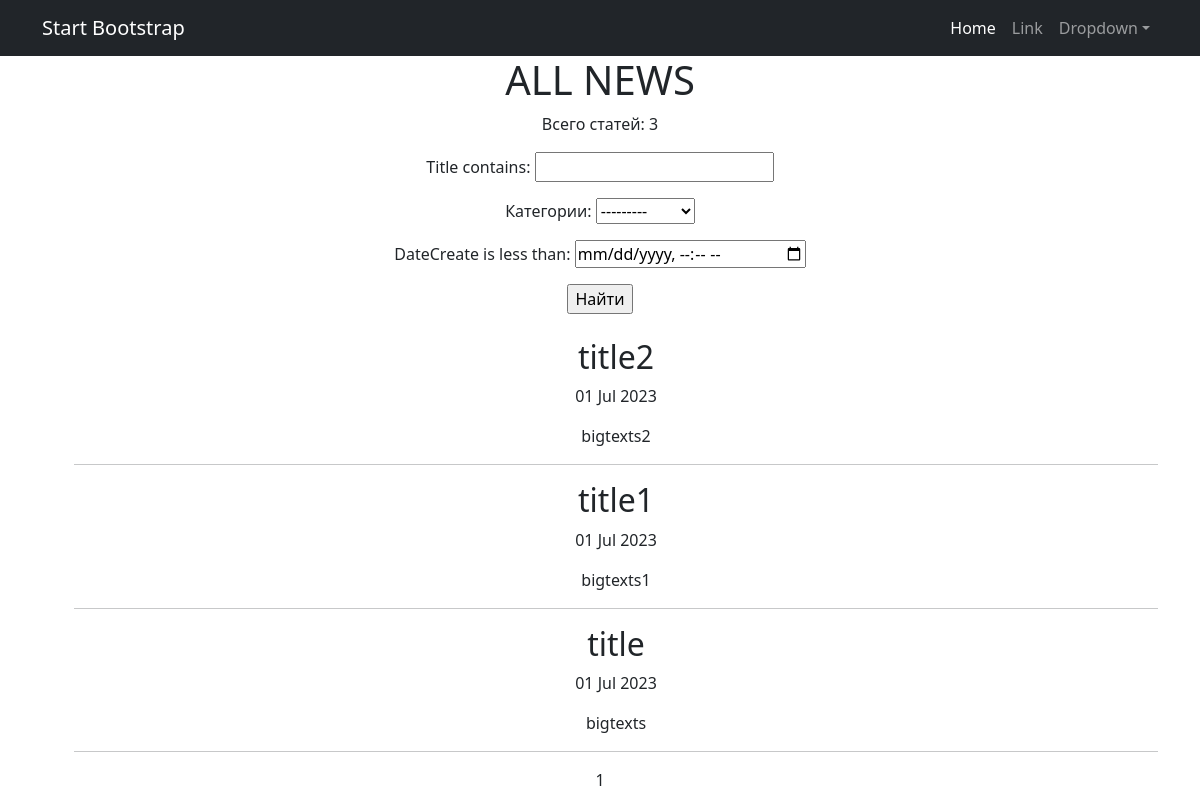
Before: /news/ with the older database file.
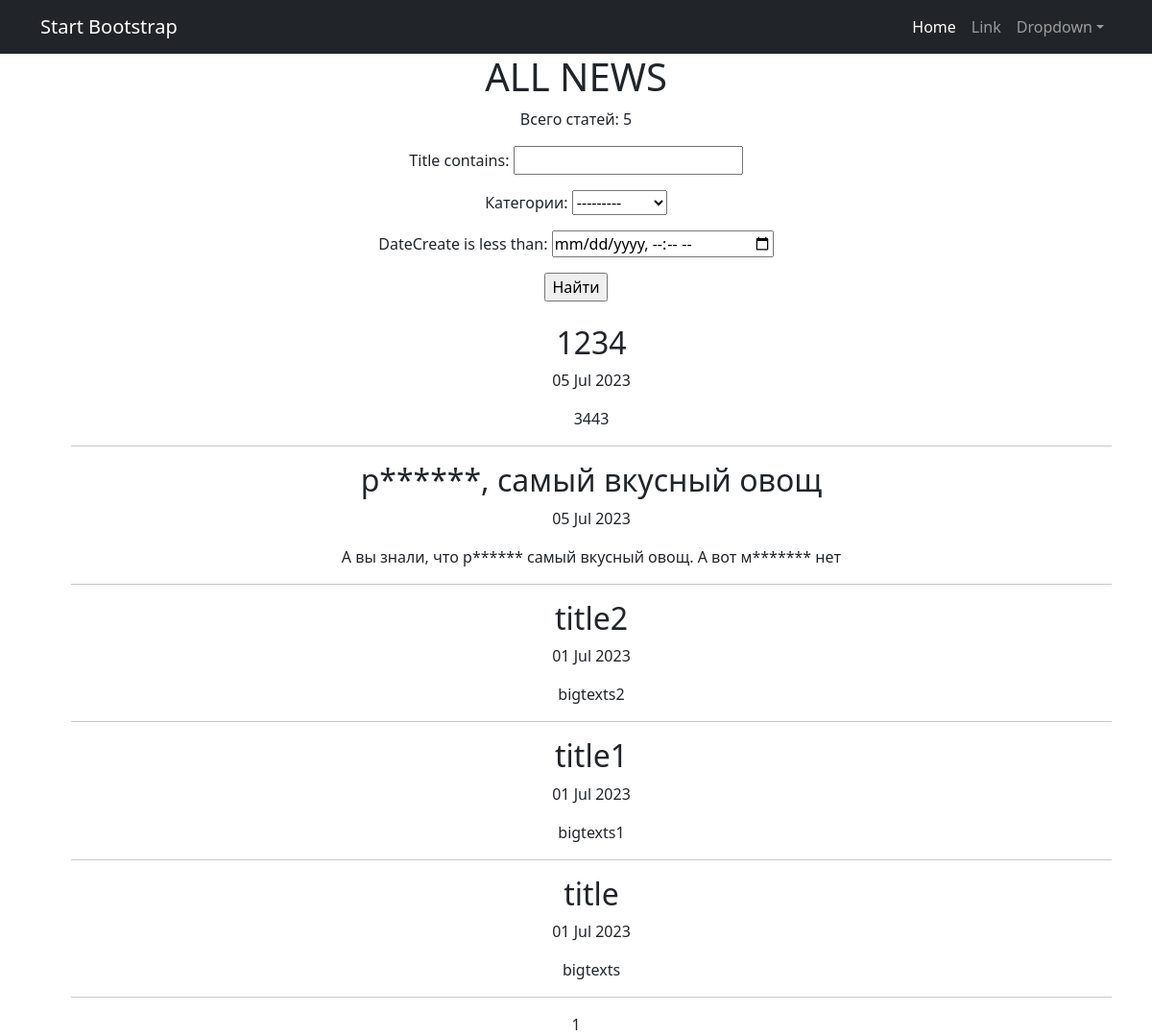
After: the same page with the newer database file.
### news/models.py (models this page shows, shortened)
class Post(models.Model):
    ARTICLE = 'PT'
    NEWS = 'NS'
    TYPE_POST = (
        (ARTICLE, 'Статья'),
        (NEWS, 'Новость')
    )
    type_posts = models.CharField(max_length=2, choices=TYPE_POST, default=ARTICLE)
    dateCreate = models.DateTimeField(auto_now_add=True)
    author = models.ForeignKey(Author, on_delete=models.CASCADE)
    postCategory = models.ManyToManyField(Category, through='PostCategory')
    title = models.CharField(max_length=128)
    text = models.TextField()
    rating = models.SmallIntegerField(default=0)

### news/views.py (the view)
# urls.py: path('news/', PostList.as_view(), name='news'),
class PostList(ListView):
    model = Post
    ordering = '-dateCreate'
    template_name = 'news.html'
    context_object_name = 'post'
    paginate_by = 10
    def get_queryset(self):
        queryset = super().get_queryset()
        self.filterset = FilterPost(self.request.GET, queryset)
        return self.filterset.qs
    def get_context_data(self, **kwargs):
        context = super().get_context_data(**kwargs)
        context['filterset'] = self.filterset
        return context

### news/models.py (called while the page is built)
    def __str__(self):
        return self.category

### templates/news.html (shortened to what this page needs)
{% extends 'flatpages/default.html' %}
{% load custom_censor %}
{% load custom_tags %}
{% if post %}
    {% block content %}
        <h1>ALL NEWS</h1>
        <p>Всего статей: {{ post|length }}</p>
        <form action="" method="get">
       {{ filterset.form.as_p }}
       <input type="submit" value="Найти" />
   </form>
            <ul class="nobullet">
                {% for i in post %}
                <h2>{{ i.title|filter_message }}</h2>
                <p>{{ i.dateCreate|date:'d M Y' }}</p>
                <p>{{ i.text|truncatewords:15|filter_message }}</p>
                <hr>
                {% endfor %}
            </ul>
   {{ page_obj.number }}
{% endblock content %}
{% else %}
    <h1>Новостей нет!</h1>>
{% endif %}

### templates/flatpages/default.html (shortened to what this page needs)
<!DOCTYPE html>
<html lang="en">
    <head>
        {% load static %}
        <link href="{% static 'css/styles.css' %}" rel="stylesheet" />
    </head>
    <body>
        <nav class="navbar navbar-expand-lg navbar-dark bg-dark">
            <div class="container">
                <a class="navbar-brand" href="#">Start Bootstrap</a>
                <div class="collapse navbar-collapse" id="navbarSupportedContent">
                    <ul class="navbar-nav ms-auto mb-2 mb-lg-0">
                        <li class="nav-item"><a class="nav-link active" aria-current="page" href="#">Home</a></li>
                        <li class="nav-item"><a class="nav-link" href="#">Link</a></li>
                        <li class="nav-item dropdown">
                            <a class="nav-link dropdown-toggle" id="navbarDropdown" href="#" role="button" data-bs-toggle="dropdown" aria-expanded="false">Dropdown</a>
                        </li>
                    </ul>
                </div>
            </div>
        </nav>
        <div class="container" align="center">
            {% block content %}
            {% endblock content %}
        </div>
           </body>
</html>

Changed rows visible on the page:
added Post: title|filter_message "1234", dateCreate "05 Jul 2023", text|filter_message "3443"
added Post: title|filter_message "р******, самый вкусный овощ", dateCreate "05 Jul 2023", text|filter_message "А вы знали, что р****** самый вкусный овощ. А вот м******* нет"
Other visible differences:
{{ post|length }}: "3" → "5"
